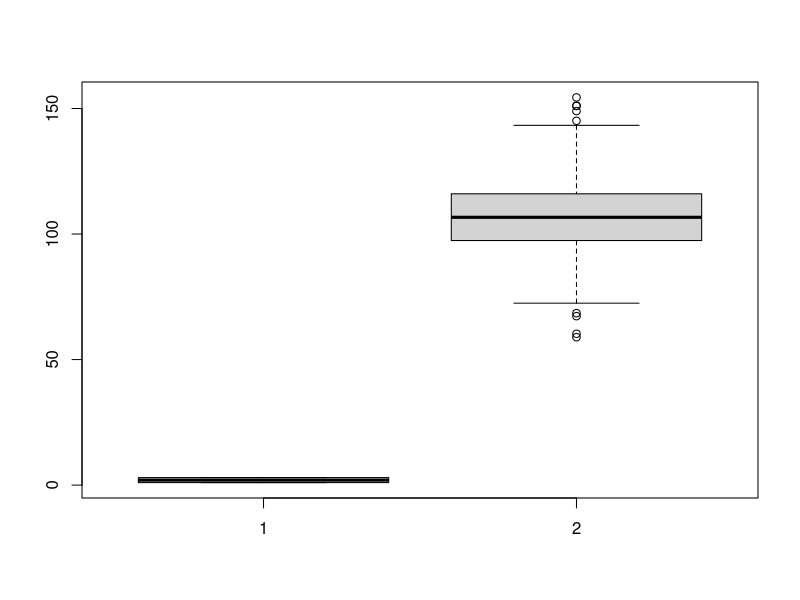
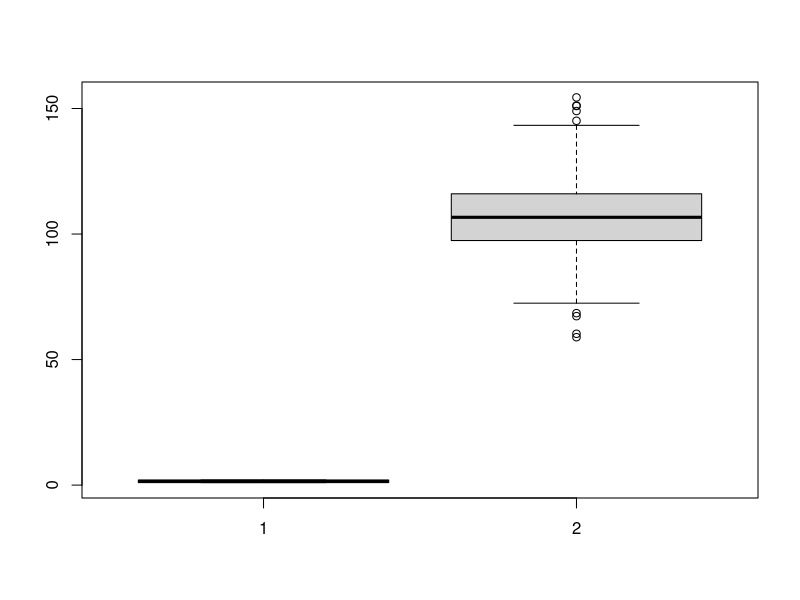
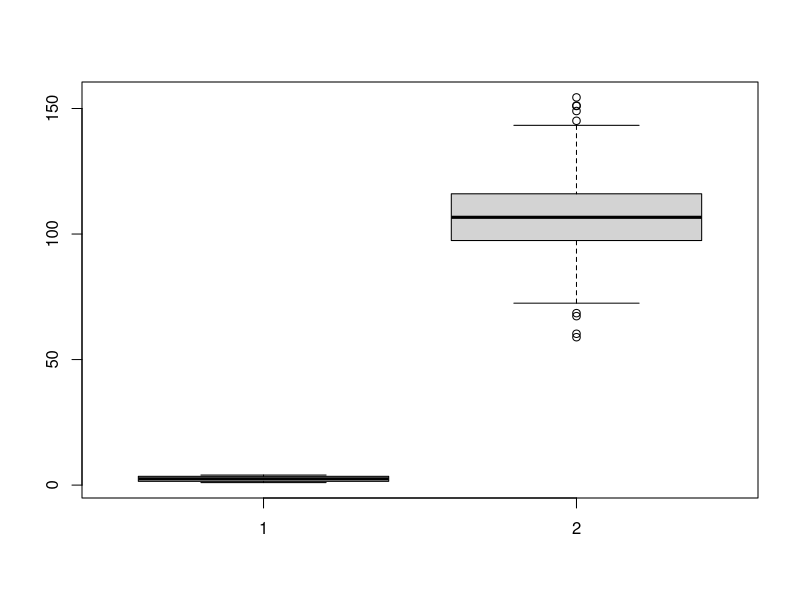
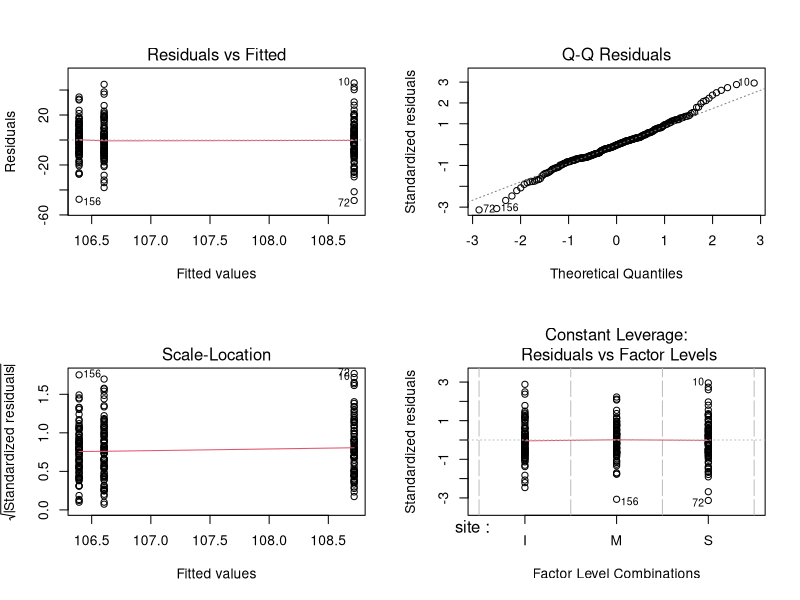
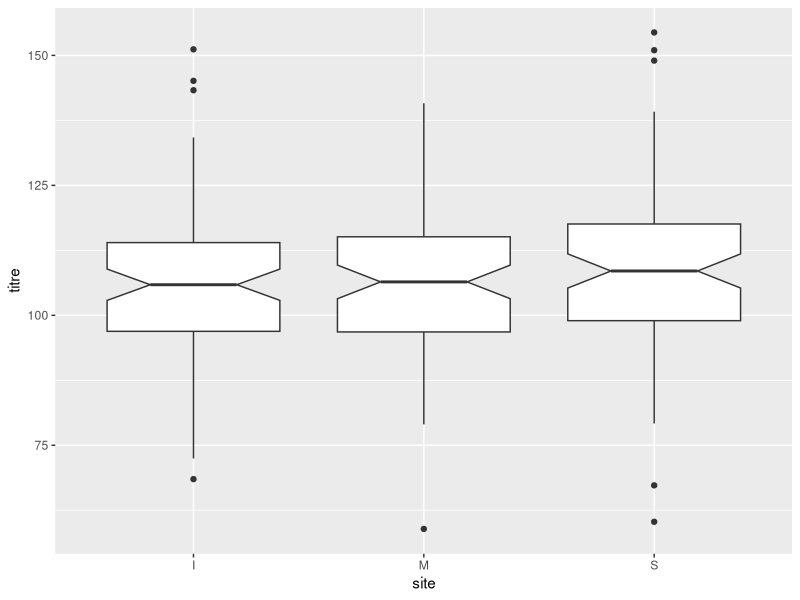

The R source for these figures, in order:
###########################################################
#                 Hands-On Exercise (HEx) 5               #
###########################################################
# No need to submit this file on Canvas, this is just     #
#  for you to practise.                                   #
###########################################################

###########################################################
## The innoculationData.xlsx Dataset 
###########################################################
# Overall Description: this dataset contains data on the immune response of an animal to 3 vaccination treatments.

# Description of individual variables:
#<indiv> is the unique identifier for each animal
#<weight> is the animals' weight in grams
#<sex> is the animals' sex
#<site> is the facility at which each animal was vaccinated and is a potential confounding variable
#<treatment> is the type of vaccination administered and is the main explanatory variable
#<titre> is the amount of antibodies produced as a proxy for immune response and is the response variable

library(tidyverse)
library(dplyr)
library(readxl)
###########################################################
##Section A: ANOVA
###########################################################
#(1) Import the innoculationData.xlsx dataset as inDa. [1 mark]
inDa <- read_excel("innoculationData.xlsx")

#(2) In this dataset, <titre> is the response variable. Convert whatever variable(s) need(s) to be converted to factor(s). [2 marks]
inDa <- inDa |>
  mutate(
    indiv = as.factor(indiv),
    sex = as.factor(sex),
    site = as.factor(site),
    treatment = as.factor(treatment)
  )

#(3) Draw separate boxplots to explore <titre> explained by:
#(a) <site>. [1 mark]
boxplot(inDa$site, inDa$titre)
#(b) <sex>. [1 mark]
boxplot(inDa$sex, inDa$titre)
#(b) <treatment>. [1 mark]
boxplot(inDa$treatment, inDa$titre)

#(4) Fit an ANOVA to explain <titre> by <site>. [2 marks]
q4 <- lm(titre ~ site, data = inDa)

#(5) Check assumptions graphically. Do you see any potential problems? [1 mark]
par(mfrow = c(2,2))
plot(q4)
# 

#(6) Check whether the residuals of the model are normally distributed. What is your conclusion? [1 mark]
shapiro.test(resid(q4))
# significant, so not normally distributed

#(7) Assume that the residuals are not normally distributed. Perform the correct test instead. [1 mark]
kruskal.test(titre ~ site, inDa)

#(8) Do pairwise Wilcoxon tests to compare every level of <site> with a Bonferroni correction. [2 marks]
pairwise.wilcox.test(x = inDa$titre, g = inDa$site, method = "bonferroni")

#(9) Interpret your result in words. [no marks]
# no significant difference between sites 

#(10) Use ggplot to produce an appropriate plot to graphically show your result. [2 marks]
inDa |>
  ggplot(aes(site, titre) ) +
  geom_boxplot(notch = T)

#(11) Fit an ANOVA to explain <titre> by <treatment> and <sex> (allowed to interact). [2 marks]
q11 <- lm(titre ~ treatment* sex, data = inDa)

#(12) Simplify the model till you reach the minimum adequate model. [3 marks]
summary(q11)
q12 <- update(q11, ~. -treatment:sex)
summary(q12)

#(13) Check the model assumptions graphically. [1 mark]


#(14) Check the normality of the residuals and the equality of variance assumptions. [3 marks]


#(15) Assume all assumptions are met, do pairwise t-tests to compare all levels of <treatment> with a Bonferroni correction and interpret the pairwise t-tests. [2 marks]


#(16) View and interpret the results of your final model. [no marks]


#(17) Using ggplot2, do an appropriate plot for the data. [3 marks]


#(Bonus question 1) Why do you think we checked the effect of <site> first in questions (4) to (10)? Do you think the result that was found is what the authors were hoping for? [2 marks]


#(Bonus question 2) If there was a difference between sites, would you have done the analysis in (11) any differently? If so, how? [1 mark]


###########################################################
##Section B: ANCOVA
###########################################################
#(18) We want to look for patterns in the rest of the dataset. Fit a model using <weight>, <site> and <sex> (together with all the possible interactions) to explain <titre>. [2 marks]


#(19)  What kind of model is this and why? [2 marks]


#(20) Simplify your model till you obtain the minimum adequate model. [6 marks]


#(21) Check all the assumptions both graphically and using statistical tests. [3 marks]


#(22) Assume all assumptions are met, interpret the results of your model. [no marks]


#(23) Do an appropriate plot to illustrate your results. [3 marks]


#(Bonus question 3) Based on all the above analyses, what explanatory variables do you think are important to explain <titre>? 
#Fit a model with these explanatory variables, simplify it, and check and interpret (including visualising) the results. [15 marks]


